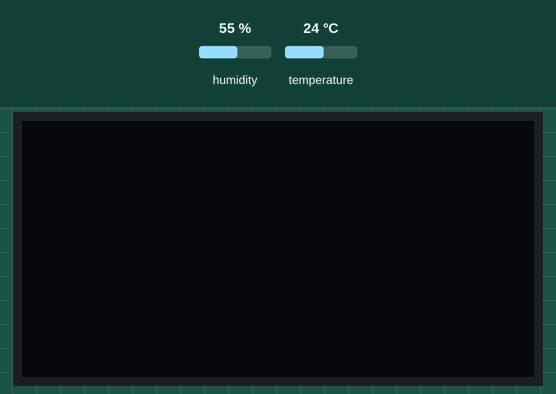
A program run on a simulated Raspberry Pi Pico running MicroPython. Shown: 128×64 one-colour display. The test bench sets the inputs (shaded band); at power-on: humidity 55 %, temperature 24 °C. What the program prints to the serial console is not drawn.

Above: at 1.2 s.
1.3 s: humidity set to 22 %
At 11.9 s:
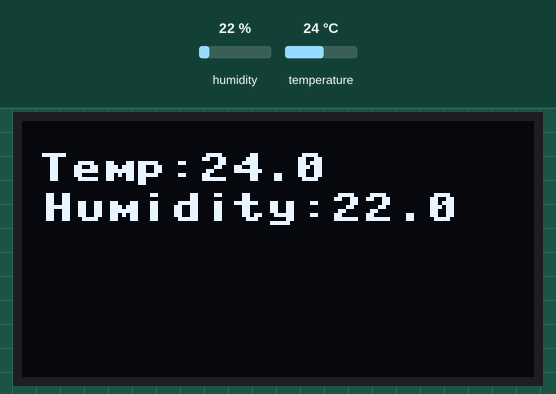
12.6 s: temperature set to 12 °C
At 23.8 s:
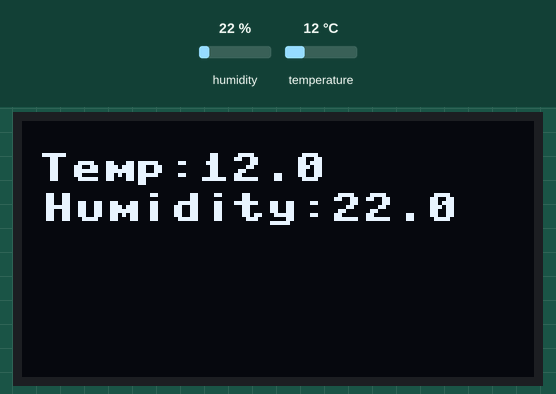
24.6 s: humidity set to 40 %
At 35.7 s:
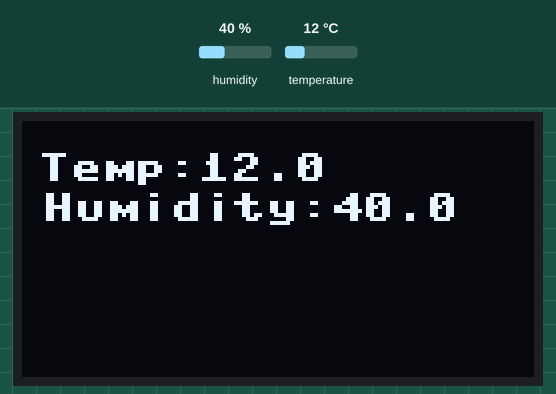
36.6 s: temperature set to 19 °C
Timing chart, 0 to 39.6 s (numbered marks = the images above; inputs shaded):
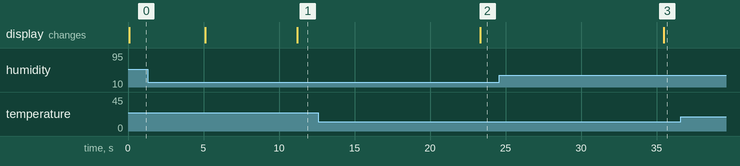

The program:

dht_oled.py
```python
from machine import Pin, I2C
import dht
import time
from ssd1306 import SSD1306_I2C

dht_pin = Pin(15)
dht_sensor = dht.DHT22(dht_pin)

WIDTH  = 128                                            # oled display width
HEIGHT = 64                                            # oled display height

i2c = I2C(0, scl=Pin(17), sda=Pin(16), freq=200000)       # Init I2C using pins GP8 & GP9 (default I2C0 pins)
print("I2C Address      : "+hex(i2c.scan()[0]).upper()) # Display device address
print("I2C Configuration: "+str(i2c))                   # Display I2C config


oled = SSD1306_I2C(WIDTH, HEIGHT, i2c)

while True:
    try:
        dht_sensor.measure()

        temperature = dht_sensor.temperature()
        humidity = dht_sensor.humidity()

        print("Temperature: ", temperature)
        print("Humidity: ", humidity)

    except Exception as e:
        print("Error reading from DHT22", str(e))
    time.sleep(5)


    oled.fill(0)

    # Add some text
    string_temp = str(temperature)
    oled.text("Temp:" + string_temp,4,8)
    oled.text("Humidity:" + str(humidity),5,18)

    # Finally update the oled display so the image & text is displayed
    oled.show()
    time.sleep(1)
```

Measured:
- after the input at 1.3 s, the display: first differs from a run without the input after 9.9 s (image 1)
- after the input at 12.6 s, the display: changes after 10.7 s (image 2)
- after the input at 24.6 s, the display: changes after 10.9 s (image 3)
